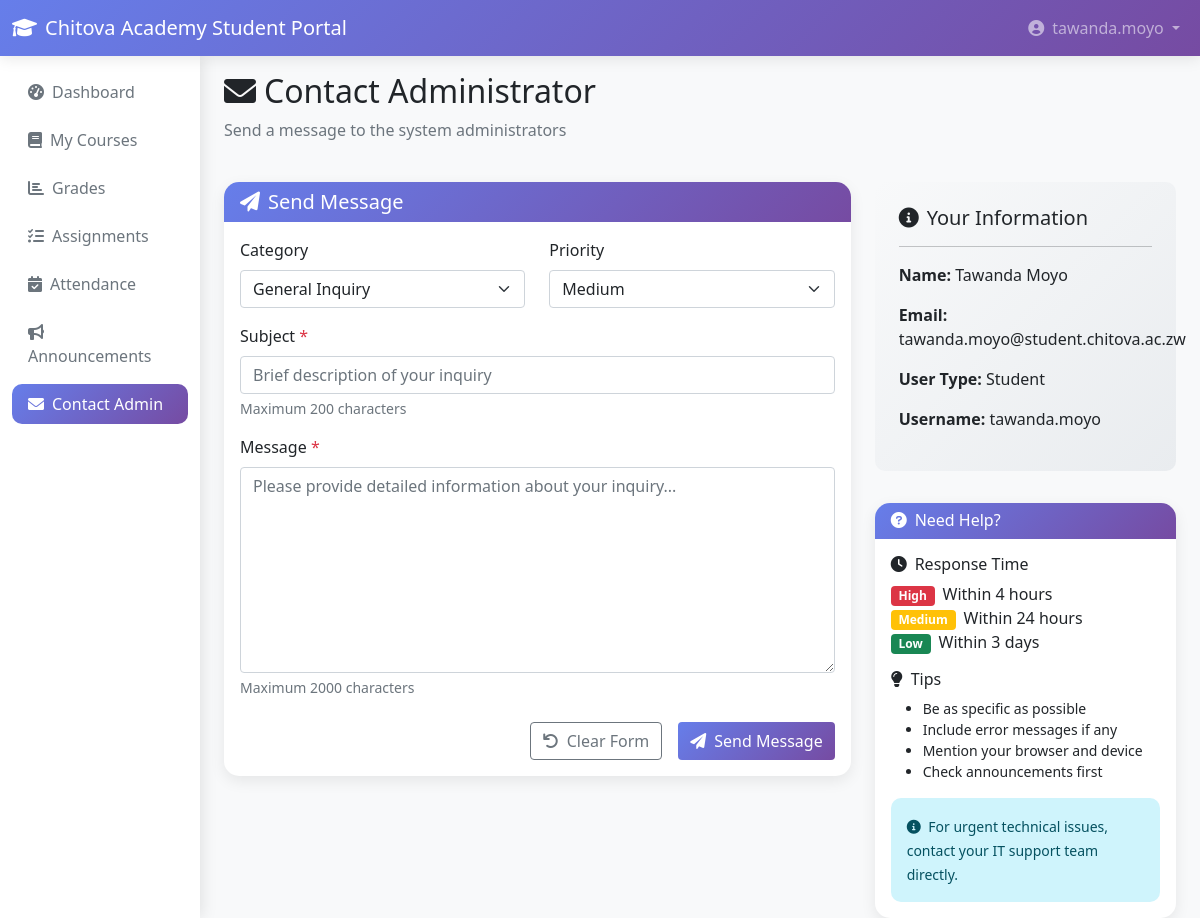
Page /contact-admin.php (signed in) on the committed database.
### tables this page shows
CREATE TABLE IF NOT EXISTS students (
    id INT PRIMARY KEY AUTO_INCREMENT,
    user_id INT NOT NULL,
    student_id VARCHAR(20) UNIQUE NOT NULL,
    first_name VARCHAR(50) NOT NULL,
    last_name VARCHAR(50) NOT NULL,
    date_of_birth DATE,
    phone VARCHAR(15),
    address TEXT,
    enrollment_date DATE NOT NULL,
    status ENUM('active', 'inactive', 'graduated') DEFAULT 'active',
    gpa DECIMAL(3,2) DEFAULT 0.00,
    FOREIGN KEY (user_id) REFERENCES users(id) ON DELETE CASCADE
);

CREATE TABLE IF NOT EXISTS users (
    id INT PRIMARY KEY AUTO_INCREMENT,
    username VARCHAR(50) UNIQUE NOT NULL,
    email VARCHAR(100) UNIQUE NOT NULL,
    password VARCHAR(255) NOT NULL,
    user_type ENUM('student', 'teacher', 'admin') NOT NULL,
    created_at TIMESTAMP DEFAULT CURRENT_TIMESTAMP,
    updated_at TIMESTAMP DEFAULT CURRENT_TIMESTAMP ON UPDATE CURRENT_TIMESTAMP
);

### config.php (called while the page is built, shortened)
<?php
function getUserType() {
    return $_SESSION['user_type'] ?? null;
}
?>

### contact-admin.php (the view, shortened to what this page needs)
<?php
require_once __DIR__ . '/../config.php';
$userType = getUserType();
$userId = $_SESSION['user_id'];
if ($userType === 'student') {
    $stmt = $pdo->prepare("
        SELECT s.first_name, s.last_name, u.email
        FROM students s
        JOIN users u ON s.user_id = u.id
        WHERE s.user_id = ?
    ");
    $stmt->execute([$userId]);
    $userInfo = $stmt->fetch();
} else {
    $stmt = $pdo->prepare("SELECT username as first_name, '' as last_name, email FROM users WHERE id = ?");
    $stmt->execute([$userId]);
    $userInfo = $stmt->fetch();
}
?>
<!DOCTYPE html>
<html lang="en">
<head>
    <link href="https://cdn.jsdelivr.net/npm/bootstrap@5.1.3/dist/css/bootstrap.min.css" rel="stylesheet">
    <link href="https://cdnjs.cloudflare.com/ajax/libs/font-awesome/6.0.0/css/all.min.css" rel="stylesheet">
</head>
<body>
    <nav class="navbar navbar-expand-lg navbar-dark">
        <div class="container-fluid">
            <a class="navbar-brand" href="dashboard.php">
                <i class="fas fa-graduation-cap me-2"></i><?php echo APP_NAME; ?>
            </a>
            <div class="navbar-nav ms-auto">
                <div class="nav-item dropdown">
                    <a class="nav-link dropdown-toggle" href="#" id="navbarDropdown" role="button"
                       data-bs-toggle="dropdown" aria-expanded="false">
                        <i class="fas fa-user-circle me-2"></i><?php echo $_SESSION['username']; ?>
                    </a>
                </div>
            </div>
        </div>
    </nav>
    <div class="container-fluid">
        <div class="row">
            <nav class="col-md-2 sidebar">
                <div class="position-sticky pt-3">
                    <ul class="nav nav-pills flex-column mb-auto">
                        <li class="nav-item">
                            <a href="dashboard.php" class="nav-link">
                                <i class="fas fa-tachometer-alt me-2"></i>Dashboard
                            </a>
                        </li>
                        <?php if ($userType === 'student'): ?>
                        <li class="nav-item">
                            <a href="courses.php" class="nav-link">
                                <i class="fas fa-book me-2"></i>My Courses
                            </a>
                        </li>
                        <li class="nav-item">
                            <a href="grades.php" class="nav-link">
                                <i class="fas fa-chart-bar me-2"></i>Grades
                            </a>
                        </li>
                        <li class="nav-item">
                            <a href="assignments.php" class="nav-link">
                                <i class="fas fa-tasks me-2"></i>Assignments
                            </a>
                        </li>
                        <li class="nav-item">
                            <a href="attendance.php" class="nav-link">
                                <i class="fas fa-calendar-check me-2"></i>Attendance
                            </a>
                        </li>
                        <?php endif; ?>
                        <li class="nav-item">
                            <a href="announcements.php" class="nav-link">
                                <i class="fas fa-bullhorn me-2"></i>Announcements
                            </a>
                        </li>
                        <li class="nav-item">
                            <a href="contact-admin.php" class="nav-link active">
                                <i class="fas fa-envelope me-2"></i>Contact Admin
                            </a>
                        </li>
                    </ul>
                </div>
            </nav>
            <main class="col-md-10 ms-sm-auto px-md-4">
                <div class="pt-3 pb-2 mb-3">
                    <h1 class="h2">
                        <i class="fas fa-envelope me-2"></i>Contact Administrator
                    </h1>
                    <p class="text-muted">Send a message to the system administrators</p>
                </div>
                <div class="row">
                    <div class="col-md-8">
                        <div class="card main-card">
                            <div class="card-header">
                                <h5 class="mb-0"><i class="fas fa-paper-plane me-2"></i>Send Message</h5>
                            </div>
                            <div class="card-body">
                                <form method="POST" action="">
                                    <div class="row mb-3">
                                        <div class="col-md-6">
                                            <label for="category" class="form-label">Category</label>
                                            <select class="form-select" id="category" name="category" required>
                                                <option value="general" <?php echo ($_POST['category'] ?? '') === 'general' ? 'selected' : ''; ?>>General Inquiry</option>
                                            </select>
                                        </div>
                                        <div class="col-md-6">
                                            <label for="priority" class="form-label">Priority</label>
                                            <select class="form-select" id="priority" name="priority" required>
                                                <option value="medium" <?php echo ($_POST['priority'] ?? 'medium') === 'medium' ? 'selected' : ''; ?>>Medium</option>
                                            </select>
                                        </div>
                                    </div>
                                    <div class="mb-3">
                                        <label for="subject" class="form-label">Subject <span class="text-danger">*</span></label>
                                        <input type="text" class="form-control" id="subject" name="subject"
                                               value="<?php echo htmlspecialchars($_POST['subject'] ?? ''); ?>"
                                               maxlength="200" required
                                               placeholder="Brief description of your inquiry">
                                        <div class="form-text">Maximum 200 characters</div>
                                    </div>
                                    <div class="mb-4">
                                        <label for="message" class="form-label">Message <span class="text-danger">*</span></label>
                                        <textarea class="form-control" id="message" name="message" rows="8"
                                                  maxlength="2000" required
                                                  placeholder="Please provide detailed information about your inquiry..."><?php echo htmlspecialchars($_POST['message'] ?? ''); ?></textarea>
                                        <div class="form-text">Maximum 2000 characters</div>
                                    </div>
                                    <div class="d-grid gap-2 d-md-flex justify-content-md-end">
                                        <button type="reset" class="btn btn-outline-secondary me-md-2">
                                            <i class="fas fa-undo me-2"></i>Clear Form
                                        </button>
                                        <button type="submit" class="btn btn-primary">
                                            <i class="fas fa-paper-plane me-2"></i>Send Message
                                        </button>
                                    </div>
                                </form>
                            </div>
                        </div>
                    </div>
                    <div class="col-md-4">
                        <div class="contact-info">
                            <h5><i class="fas fa-info-circle me-2"></i>Your Information</h5>
                            <hr>
                            <p><strong>Name:</strong> <?php echo htmlspecialchars($userInfo['first_name'] . ' ' . $userInfo['last_name']); ?></p>
                            <p><strong>Email:</strong> <?php echo htmlspecialchars($userInfo['email']); ?></p>
                            <p><strong>User Type:</strong> <?php echo ucfirst($userType); ?></p>
                            <p><strong>Username:</strong> <?php echo htmlspecialchars($_SESSION['username']); ?></p>
                        </div>
                        <div class="card main-card">
                            <div class="card-header">
                                <h6 class="mb-0"><i class="fas fa-question-circle me-2"></i>Need Help?</h6>
                            </div>
                            <div class="card-body">
                                <div class="mb-3">
                                    <h6><i class="fas fa-clock me-2"></i>Response Time</h6>
                                    <ul class="list-unstyled mb-0">
                                        <li><span class="badge bg-danger me-2">High</span>Within 4 hours</li>
                                        <li><span class="badge bg-warning me-2">Medium</span>Within 24 hours</li>
                                        <li><span class="badge bg-success me-2">Low</span>Within 3 days</li>
                                    </ul>
                                </div>
                                <div class="mb-3">
                                    <h6><i class="fas fa-lightbulb me-2"></i>Tips</h6>
                                    <ul class="small">
                                        <li>Be as specific as possible</li>
                                        <li>Include error messages if any</li>
                                        <li>Mention your browser and device</li>
                                        <li>Check announcements first</li>
                                    </ul>
                                </div>
                                <div class="alert alert-info mb-0">
                                    <small>
                                        <i class="fas fa-info-circle me-1"></i>
                                        For urgent technical issues, contact your IT support team directly.
                                    </small>
                                </div>
                            </div>
                        </div>
                    </div>
                </div>
            </main>
        </div>
    </div>
</body>
</html>

### contact-admin.php (style rules this page uses)
:root { --primary-color: #667eea; --secondary-color: #764ba2; }
body { background-color: #f8f9fa; }
.navbar { background: linear-gradient(135deg, var(--primary-color) 0%, var(--secondary-color) 100%); box-shadow: 0 2px 15px rgba(0, 0, 0, 0.1); }
.main-card { border: none; border-radius: 15px; box-shadow: 0 5px 15px rgba(0, 0, 0, 0.08); }
.card-header { background: linear-gradient(135deg, var(--primary-color) 0%, var(--secondary-color) 100%); color: white; border-radius: 15px 15px 0 0 !important; border: none; }
.sidebar { background: white; min-height: calc(100vh - 76px); box-shadow: 2px 0 15px rgba(0, 0, 0, 0.1); }
.nav-pills .nav-link { color: #6c757d; margin-bottom: 0.5rem; border-radius: 10px; }
.nav-pills .nav-link.active { background: linear-gradient(135deg, var(--primary-color) 0%, var(--secondary-color) 100%); }
.btn-primary { background: linear-gradient(135deg, var(--primary-color) 0%, var(--secondary-color) 100%); border: none; }
.alert { border-radius: 10px; border: none; }
.contact-info { background: linear-gradient(135deg, #f8f9fa 0%, #e9ecef 100%); border-radius: 10px; padding: 1.5rem; margin-bottom: 2rem; }

### rows in the picture
students: first_name+last_name "Tawanda Moyo", user.email "tawanda.moyo@student.chitova.ac.zw"

### other values in the picture
APP_NAME "Chitova Academy Student Portal"
$_SESSION['username'] "tawanda.moyo"
$userType "Student"
